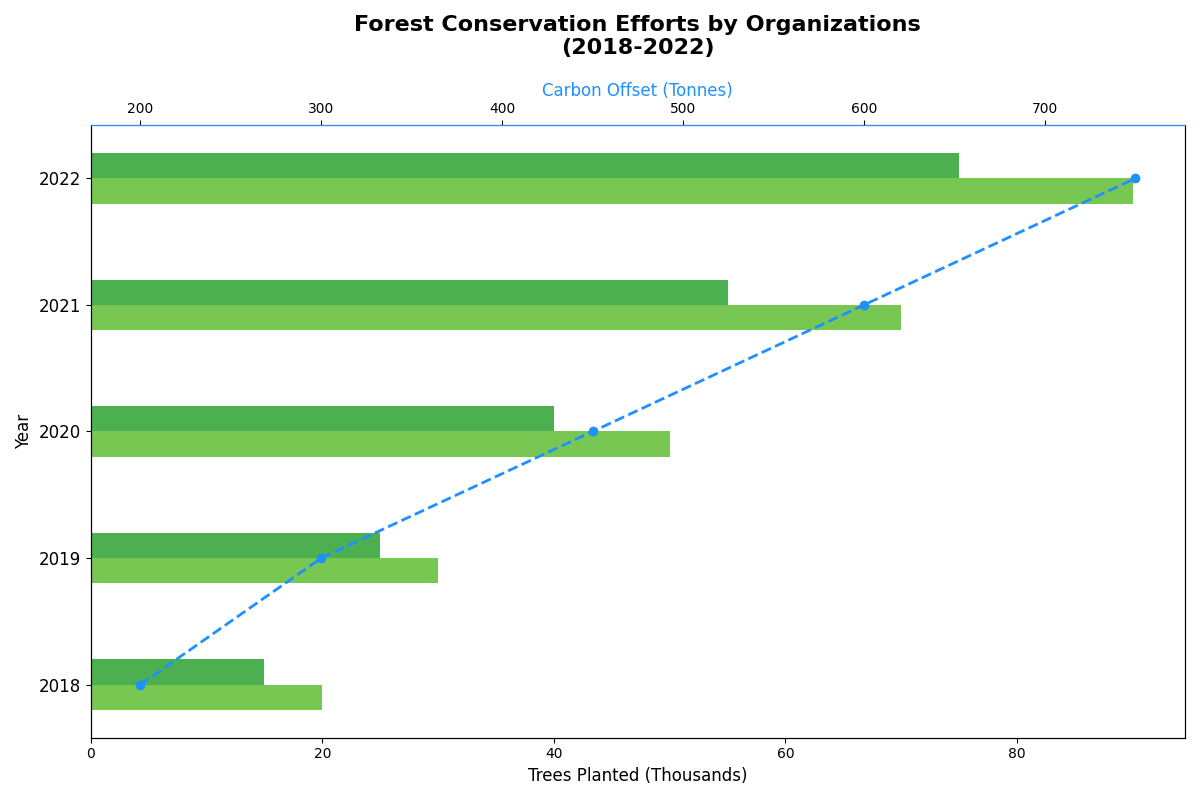

Write Python code to recreate this figure.
import matplotlib.pyplot as plt
import numpy as np

years = ['2018', '2019', '2020', '2021', '2022']
org_A = np.array([20, 30, 50, 70, 90])
org_B = np.array([15, 25, 40, 55, 75])
carbon_offset = np.array([200, 300, 450, 600, 750])

fig, ax1 = plt.subplots(figsize=(12, 8))

height = 0.2
y = np.arange(len(years))

ax1.barh(y - height/2, org_A, height, color='#79C753')
ax1.barh(y + height/2, org_B, height, color='#4CAF50')

ax1.set_title('Forest Conservation Efforts by Organizations\n(2018-2022)', fontsize=16, fontweight='bold', pad=20)
ax1.set_xlabel('Trees Planted (Thousands)', fontsize=12)
ax1.set_ylabel('Year', fontsize=12)
ax1.set_yticks(y)
ax1.set_yticklabels(years, fontsize=12)

ax2 = ax1.twiny()
ax2.plot(carbon_offset, y, color='dodgerblue', marker='o', linestyle='--', linewidth=2)
ax2.set_xlabel('Carbon Offset (Tonnes)', fontsize=12, color='dodgerblue')
ax2.spines['top'].set_color('dodgerblue')

plt.tight_layout()
plt.show()
